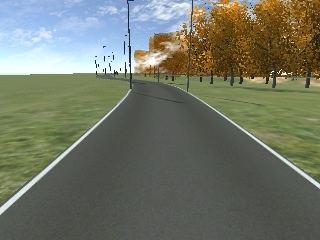
#> input picture detectline/outFrame/100.png, 320 x 240 px, given in place of outpy.avi, which was not available
$ python nhan_dien_duong_line.py   (older library calls are emulated)
#> lines starting #> are read from the running program, lines starting #| are printed output that depends on the picture; after the words box and inside, x2 and y2 are one past the last pixel; in counts of white or black regions, pixels touching at a corner belong together; pictures that were not available may be replaced by others from this repository, and a replacement may not be noted
### detectline/fillter.py
import cv2
import numpy as np


def region_of_interest(img):

    # Define a blank matrix that matches the image height/width.
    mask = np.zeros_like(img)

    # Create a match color with the same color channel counts.
    match_mask_color = 255


    # Fill inside the polygon
    #phia tren
    lower_left=[0,160]
    lower_right=[320,160]
    top_left=[80,100]
    top_right=[240,100]

    vertices = [np.array([lower_left,top_left,top_right,lower_right],dtype=np.int32)]

    cv2.fillPoly(mask, vertices, match_mask_color)

    #phia duoi
    lower_left=[0,240]
    lower_right=[320,240]
    top_left=[0,160]
    top_right=[320,160]

    vertices = [np.array([lower_left,top_left,top_right,lower_right],dtype=np.int32)]

    cv2.fillPoly(mask, vertices, match_mask_color)

    # Returning the image only where mask pixels match
    masked_image = cv2.bitwise_and(img.astype(int), mask.astype(int))

    return masked_image.astype(float)

def perspective_transform(img):
    """
    Execute perspective transform
    """
    img_size = (img.shape[1], img.shape[0])

    src = np.float32(
        [[0, 210],   #botton left
        [320, 210],  #botton right
        [122, 107],  #top left
        [200, 107]]) #top right
    dst = np.float32(
        [[100, 240],
        [220, 240],
        [100, 0],
        [220, 0]])

    m = cv2.getPerspectiveTransform(src, dst)
    m_inv = cv2.getPerspectiveTransform(dst, src)

    warped = cv2.warpPerspective(img, m, img_size, flags=cv2.INTER_LINEAR)
    unwarped = cv2.warpPerspective(warped, m_inv, (warped.shape[1], warped.shape[0]), flags=cv2.INTER_LINEAR)  # DEBUG

    return warped, unwarped, m, m_inv

def get_processed_img (img):
    hsv = cv2.cvtColor(img, cv2.COLOR_BGR2HSV).astype(np.float)

    minThreshold = np.array([0, 0, 180])
    maxThreshold = np.array([179, 30, 255])
    mask = cv2.inRange(hsv, minThreshold, maxThreshold)

    #cv2.imshow('mask',mask)

    minLaneInShadow = np.array([90, 43, 97])
    maxLaneInShadow = np.array([120, 100, 171])
    landShadow = cv2.inRange(hsv, minLaneInShadow, maxLaneInShadow)
    #cv2.imshow('landShadow',landShadow)

    res = np.bitwise_or(landShadow,mask)

    res_binary = np.ones_like(res).astype(np.uint8)
    res_binary = np.bitwise_and(res,res_binary)

    roi_binary = region_of_interest(res_binary)

    eyeBird_binary,_,_,_ = perspective_transform(roi_binary)

    return res_binary,roi_binary,eyeBird_binary

# [7 lines that do not run on import are left out]

### detectline/nhan_dien_duong_line.py
import numpy as np
import cv2
import matplotlib.pyplot as plt
import matplotlib.image as mpimg
from fillter import get_processed_img
import time
import math

#co gang lap day cac lo trong:
#dua vao diem dau va diem cuoi
def fill_points(points,distance_2Points=2):
	first_point_flag=False
	first_point=-1
	pos_first_point=-1
	conti=False
	for i in range(points.shape[0]):

		if (points[i][0] != -1) and (first_point_flag==False):
			first_point_flag = True
			pos_first_point = i
			first_point = points[i][0]
		if (points[i][0] != -1) and first_point_flag:
			if pos_first_point == i:
				continue
			for iPoint in range(distance_2Points):
				if (i+iPoint) >= points.shape[0]:
					conti = True
					break
				if (points[i+iPoint][0] == -1):
					first_point_flag=True
					pos_first_point = i
					first_point = points[i][0]
					continue

			if conti:
				conti=False
				continue

			if (i-pos_first_point) == 0:
				first_point_flag=False
				continue

			distance = (points[i][0] - first_point) / (i-pos_first_point)

			for j in range(pos_first_point+1, i):
				points[j][0] = points[j-1][0] + distance
			first_point_flag=False

#tim diem dau tien de bat dau tim line
#arr la histogram
#startPos la diem bat dau tim
#endPos la gioi han tim kiem
#left_or_right:
  #0 -> tim line trai
  #1 -> tim line phai
#step cang cao toc do cang nhanh -> chinh xac giam

def find_first_point (arr, startPos, endPos, left_or_right, windowLength_line=7, windowLength_empty=20, step=2, threshold_empty=15, threshold_line=50):
	#ben phai vi tri lan luot la:
	# ....00000012321....
	if left_or_right == 1: #nhan dien ben phai
		for iPos in range (0,endPos-startPos,step):
			#diem bat dau
			#tim phan khong co line truoc
			if (startPos+iPos+windowLength_empty-1) >= endPos:
				#vuot qua gioi han -> thoat luon
				return None,None
			sum_window_empty = np.sum(arr[startPos+iPos:startPos+iPos+windowLength_empty])
			#tim phan co line
			sum_wimdow_line=0
			if (startPos+iPos+windowLength_empty+windowLength_line-1 >= endPos):
				sum_wimdow_line=np.sum(arr[startPos+iPos+windowLength_empty:endPos])
				if sum_wimdow_line < threshold_line:
					#cham bien nhung khong tim thay line => thoat luon
					return None,None
			else:
				sum_wimdow_line=np.sum(arr[startPos+iPos+windowLength_empty:startPos+iPos+windowLength_empty+windowLength_line])

			if (sum_window_empty <= threshold_empty) and (sum_wimdow_line >= threshold_line):
				return (startPos+iPos+windowLength_empty-1) + int(windowLength_line/2), sum_wimdow_line

	#ben trai vi tri lan luot la:
	# ....12321000000....
	if left_or_right == 0: #nhan dien ben trai
		for iPos in range (0,endPos-startPos,step):
			#diem bat dau
			#tim phan khong co line truoc
			if (startPos+iPos+windowLength_line+windowLength_empty-1) >= endPos:
				#vuot qua gioi han -> thoat luon
				return None,None
			sum_window_empty = np.sum(arr[startPos+iPos+windowLength_line : startPos+iPos+windowLength_empty+windowLength_line])
			#tim phan co line
			sum_wimdow_line=0
			if (startPos+iPos+windowLength_line-1 >= endPos):
				sum_wimdow_line=np.sum(arr[startPos+iPos:endPos])
				if sum_wimdow_line < threshold_line:
					#cham bien nhung khong tim thay line => thoat luon
					return None,None
			else:
				sum_wimdow_line=np.sum(arr[startPos+iPos:startPos+iPos+windowLength_line])

			if (sum_window_empty <= threshold_empty) and (sum_wimdow_line >= threshold_line):
				return (startPos+iPos) + int(windowLength_line/2), sum_wimdow_line
	return None,None

def find_point_in_line (arr,start_point, left_or_right, step=1, distance_2Points=10, threshold_line=13, windowLength_line=7, threshold_empty=5, windowLength_empty=20):
	width = arr.shape[0]
	#line trai ...1230000...
	if left_or_right == 0: #line trai
		for iPos in range(0,distance_2Points+1,step):
			#side ben phai line==================================================

			#tinh empty
			#tranh vuot qua bien ben phai
			if (start_point+iPos+int(windowLength_line/2)+windowLength_empty) < width:
				#tong diem bat dau tinh empty => diem bat dau + windowLength_empty
				sum_window_empty=np.sum(arr[start_point+iPos+int(windowLength_line/2)+1 : start_point+iPos+int(windowLength_line/2)+1+windowLength_empty])

				#tinh diem line
				sum_wimdow_line=0
				#vuot qua bien ben trai
				if (start_point+iPos-int(windowLength_line/2)) < 0:
					sum_wimdow_line=np.sum(arr[0 : start_point+iPos+int(windowLength_line/2)+1])
				else:
					sum_wimdow_line=np.sum(arr[start_point+iPos-int(windowLength_line/2) : start_point+iPos+int(windowLength_line/2)+1])
				if (sum_window_empty <= threshold_empty) and (sum_wimdow_line >= threshold_line):
					return start_point+iPos

			#side ben trai line===================================================

			#tinh empty
			#tranh vuot qua bien ben phai
			if (start_point-iPos+int(windowLength_line/2)+windowLength_empty) < width:
				#tong diem bat dau tinh empty => diem bat dau + windowLength_empty
				sum_window_empty=np.sum(arr[start_point-iPos+int(windowLength_line/2)+1 : start_point-iPos+int(windowLength_line/2)+1+windowLength_empty])

				#tinh diem line
				#vuot qua bien ben trai
				sum_wimdow_line=0
				if (start_point-iPos-int(windowLength_line/2)) < 0:
					sum_wimdow_line=np.sum(arr[0 : start_point-iPos+int(windowLength_line/2)+1])
				else:
					sum_wimdow_line=np.sum(arr[start_point-iPos-int(windowLength_line/2) : start_point-iPos+int(windowLength_line/2)+1])
				if (sum_window_empty <= threshold_empty) and (sum_wimdow_line >= threshold_line):
					return start_point-iPos
	#line phai ...0000123...
	if left_or_right == 1: #line phai
		for iPos in range(0,distance_2Points+1,step):
			#side ben phai line==================================================

			#tinh empty
			start_pos_empty = start_point+iPos-int(windowLength_line/2)-windowLength_empty
			end_pos_empty = start_pos_empty+windowLength_empty
			#tranh vuot qua bien ben trai
			if (start_pos_empty < 0):
				start_pos_empty=0

			sum_window_empty=0
			#tranh vuot bien phai
			if (end_pos_empty <= width) and (end_pos_empty>=0):
				sum_window_empty = np.sum(arr[start_pos_empty:end_pos_empty])
				#neu thoa dieu kien khong phai line
				if (sum_window_empty <= threshold_empty):
					start_pos_line=end_pos_empty
					end_pos_line = start_pos_line + windowLength_line
					if end_pos_line > width:
						end_pos_line = width
					if (end_pos_line > start_pos_line):
						sum_wimdow_line = np.sum(arr[start_pos_line:end_pos_line])
						if (sum_wimdow_line >= threshold_line):
							return int((end_pos_line - start_pos_line)/2+start_pos_line)

			#side ben trai line==================================================

			#tinh empty
			start_pos_empty = start_point-iPos-int(windowLength_line/2)-windowLength_empty
			end_pos_empty = start_pos_empty+windowLength_empty
			#tranh vuot qua bien ben trai
			if (start_pos_empty < 0):
				start_pos_empty=0

			sum_window_empty=0
			#tranh vuot bien phai
			if (end_pos_empty <= width) and (end_pos_empty>=0):
				sum_window_empty = np.sum(arr[start_pos_empty:end_pos_empty])
				#neu thoa dieu kien khong phai line
				if (sum_window_empty <= threshold_empty):
					start_pos_line=end_pos_empty
					end_pos_line = start_pos_line + windowLength_line
					if end_pos_line > width:
						end_pos_line = width
					if (end_pos_line > start_pos_line):
						sum_wimdow_line = np.sum(arr[start_pos_line:end_pos_line])
						if (sum_wimdow_line >= threshold_line):
							return int((end_pos_line - start_pos_line)/2+start_pos_line)

	#deo' tim ra diem nao thoa
	return -1

#tim cac vi tri co the xuat hien cua duong line

def find_line (eyeBird_binary,nWindows,first_point, left_or_right, bottom_or_top):
	img_heigh = eyeBird_binary.shape[0]
	img_width = eyeBird_binary.shape[1]
	#chieu cao cua window
	window_heigh = int(img_heigh/nWindows)

	pre_line = first_point
	pre_line_pos = 1 #dung de gia tang pham vi tim kiem

	points_line=None
	nPoints_line=0

	for iWindow in range(1,nWindows+1):
		#neu tim tu bottom len
		sub_his=None
		if bottom_or_top == 0:
			sub_his = np.sum(eyeBird_binary[img_heigh - iWindow*window_heigh:img_heigh - (iWindow - 1)*window_heigh,:], axis=0)
		#neu tim tu top xuong
		if bottom_or_top == 1:
			sub_his = np.sum(eyeBird_binary[(iWindow-1)*window_heigh:iWindow*window_heigh,:], axis=0)
		x=find_point_in_line (arr=sub_his,start_point=pre_line, left_or_right=left_or_right,
								step=2, distance_2Points=30+(iWindow-pre_line_pos)*2,
								threshold_line=8, windowLength_line=7,
								threshold_empty=3, windowLength_empty=20)
		if points_line is None:
			if bottom_or_top == 0:
				y = img_heigh - window_heigh*iWindow
			if bottom_or_top == 1:
				y = window_heigh*iWindow
			points_line=np.array([[x,y]])
		else:
			if bottom_or_top == 0:
				y = img_heigh - window_heigh*iWindow
			if bottom_or_top == 1:
				y = window_heigh*iWindow
			coo = np.array([[x,y]])
			points_line = np.append(points_line,coo,axis=0) #them vao left line
		#cap nhat vi tri line moi
		if (x!=-1): #neu tim thay vi tri moi thi -> cap nhat
			pre_line = x
			pre_line_pos = iWindow
			nPoints_line += 1
	if (bottom_or_top==0):
		return points_line,nPoints_line
	if (bottom_or_top==1):
		#temp = points_line[::-1]
		return points_line[::-1],nPoints_line

#case = 0: ben trai truoc
#case = 1: ben phai truoc

#return left_line, right_line
#(None,None),(None,right_line),(left_line,None): neu khong nhan dien duoc diem dau

def get_line (eyeBird_binary,case,threshold_num_point=5):
	img_heigh = eyeBird_binary.shape[0]
	img_width = eyeBird_binary.shape[1]
	if case == 0:
		#lay tong cua nua phan duoi
		half_bottom_histogram = np.sum(eyeBird_binary[int(img_heigh/2):img_heigh,:], axis=0)
		#tim vi tri dau tien line ben trai
		#nua duoi ben trai -> 1/2
		left_x,_=find_first_point (arr=half_bottom_histogram,
				startPos=50,
				endPos=int(img_width/2)+50, left_or_right=0,
				windowLength_line=7, windowLength_empty=20, step=2,
				threshold_empty=15, threshold_line=50)
		if left_x is not None:
			#nua duoi ke tu line trai qua phai -> cuoi
			right_x,_=find_first_point (arr=half_bottom_histogram,
					startPos=left_x,
					endPos=img_width, left_or_right=1,
					windowLength_line=7, windowLength_empty=20, step=2,
					threshold_empty=15, threshold_line=50)
			#tim thay diem bat dau line phai
			if right_x is not None:
				#do line phai tu duoi len
				right_line, nRight = find_line (eyeBird_binary=eyeBird_binary,nWindows=16,first_point=right_x,
							left_or_right=1, bottom_or_top=0)
				#do line trai tu duoi len
				left_line, nLeft = find_line (eyeBird_binary=eyeBird_binary,nWindows=16,first_point=left_x,
							left_or_right=0, bottom_or_top=0)
				#kiem tra xem so diem do duoc co thoa threshold_num_point hay ko
				if nRight >= threshold_num_point and nLeft >= threshold_num_point:
					fill_points(left_line)
					fill_points(right_line)
					return left_line,right_line
				if nRight >= threshold_num_point:
					#fill_points(right_line)
					return None,right_line
				if nLeft >= threshold_num_point:
					#fill_points(left_line)
					return left_line,None

	if case == 1:
		#lay tong cua nua phan duoi
		half_bottom_histogram = np.sum(eyeBird_binary[int(img_heigh/2):img_heigh,:], axis=0)
		#tim vi tri dau tien line ben trai
		#nua duoi ben trai -> 1/2
		right_x,_=find_first_point (arr=half_bottom_histogram,
				startPos=int(img_width/2)-20,
				endPos=img_width, left_or_right=1,
				windowLength_line=7, windowLength_empty=20, step=2,
				threshold_empty=15, threshold_line=50)
		if right_x is not None:
			#nua duoi ke tu line trai qua phai -> cuoi
			left_x,_=find_first_point (arr=half_bottom_histogram,
					startPos=0,
					endPos=right_x, left_or_right=0,
					windowLength_line=7, windowLength_empty=20, step=2,
					threshold_empty=15, threshold_line=50)
			#tim thay diem bat dau line phai
			if left_x is not None:
				#do line phai tu duoi len
				right_line, nRight = find_line (eyeBird_binary=eyeBird_binary,nWindows=16,first_point=right_x,
							left_or_right=1, bottom_or_top=0)
				#do line trai tu duoi len
				left_line, nLeft = find_line (eyeBird_binary=eyeBird_binary,nWindows=16,first_point=left_x,
							left_or_right=0, bottom_or_top=0)
				#kiem tra xem so diem do duoc co thoa threshold_num_point hay ko
				if nRight >= threshold_num_point and nLeft >= threshold_num_point:
					fill_points(left_line)
					fill_points(right_line)
					return left_line,right_line
				if nRight >= threshold_num_point:
					#fill_points(right_line)
					return None,right_line
				if nLeft >= threshold_num_point:
					#fill_points(left_line)
					return left_line,None

	#khong thoa bat cu dieu gi
	return None,None

#tra ve 1 mang gom left line va right line
#
# left = ([[xleft,yleft],[x2,y2],...])
# right = ([[xright,yright],[x2,y2],...]), .... nWindows

def detect_line(eyeBird_binary,threshold_num_point=8):

	line_detect = np.dstack((eyeBird_binary, eyeBird_binary, eyeBird_binary))*255

	left_line, right_line = get_line (eyeBird_binary,case=0,threshold_num_point=threshold_num_point)

	if (left_line is not None) and (right_line is not None):
		for point_right, point_left in zip(right_line,left_line):
			cv2.circle(line_detect,(point_right[0],point_right[1]), 5, (0,255,0), -1)
			cv2.circle(line_detect,(point_left[0],point_left[1]), 5, (0,0,255), -1)

	else:
		left_line, right_line = get_line (eyeBird_binary,case=1,threshold_num_point=threshold_num_point)
		if (left_line is not None) and (right_line is not None):
			for point_right, point_left in zip(right_line,left_line):
				cv2.circle(line_detect,(point_right[0],point_right[1]), 5, (0,255,0), -1)
				cv2.circle(line_detect,(point_left[0],point_left[1]), 5, (0,0,255), -1)

	cv2.imshow('line_detect',line_detect)

	if left_line is None or right_line is None:
		return None,None
	fill_line_left=None
	fill_line_right=None
	for i in range(left_line.shape[0]):
		if (left_line[i][0] != -1):
			if (fill_line_left is not None):
				temp=np.array([[left_line[i][0],left_line[i][1]]])
				fill_line_left=np.append(fill_line_left,temp,axis=0)
			else:
				fill_line_left=np.array([[left_line[i][0],left_line[i][1]]])
		if (right_line[i][0] != -1):
			if (fill_line_right is not None):
				temp=np.array([[right_line[i][0],right_line[i][1]]])
				fill_line_right=np.append(fill_line_right,temp,axis=0)
			else:
				fill_line_right=np.array([[right_line[i][0],right_line[i][1]]])
	return fill_line_left,fill_line_right

cap = cv2.VideoCapture('outpy.avi')
if __name__ == '__main__':
	n=0
	#arr=np.array([[-1,0],[2,1],[3,2],[-1,3],[-1,4],[6,5],[-1,6],[-1,7]])
	#fill_points(arr)
	#print (arr)
	side=-1
	while(cap.isOpened()):
		stime = time.time()
		ret, image_np = cap.read()
#> image_np is the input picture: shape (240, 320, 3); mean B, G, R 102, 116.9, 113
		#image_np=cv2.imread('difficult.png')
		res_binary,roi_binary,eyeBird_binary=get_processed_img(image_np)
#> in get_processed_img, `hsv = cv2.cvtColor(img, cv2.COLOR_BGR2HSV).astype(np.float)`:
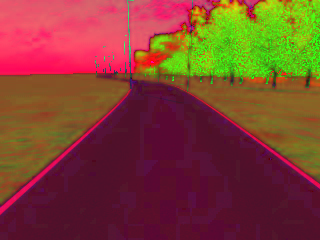
#> hsv: shape (240, 320, 3) float64; mean B, G, R 49.8, 65.3, 126.4
#> in get_processed_img, `mask = cv2.inRange(hsv, minThreshold, maxThreshold)`:
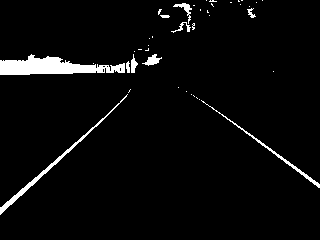
#> mask: shape (240, 320); 3.8% white; 41 white regions (31 under 20 px), largest, box (x1, y1, x2, y2) and area: (0, 54, 125, 75) 1510, (0, 94, 128, 215) 539, (201, 100, 320, 188) 322
#> in region_of_interest, `cv2.fillPoly(mask, vertices, match_mask_color)`:
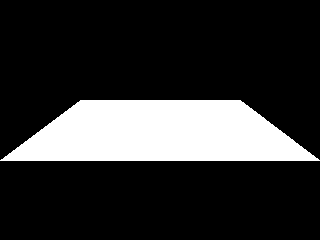
#> mask: shape (240, 320); 19.1% white; 1 white region, box (x1, y1, x2, y2) and area: (0, 100, 320, 161) 14680
#> in region_of_interest, `cv2.fillPoly(mask, vertices, match_mask_color)`:
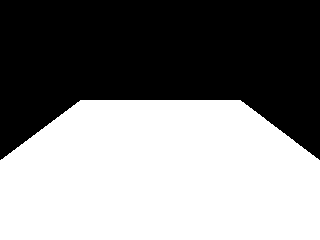
#> mask: shape (240, 320); 52% white; 1 black region, box (x1, y1, x2, y2) and area: (0, 0, 320, 160) 36840
#> in perspective_transform, `warped = cv2.warpPerspective(img, m, img_size, flags=cv2.INTER_LINEAR)`:
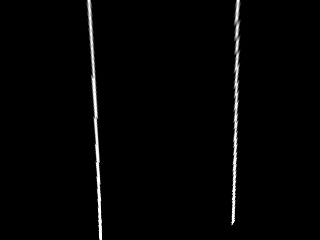
#> warped: shape (240, 320) float64; min 0, max 1, mean 0.0172
		img_heigh = eyeBird_binary.shape[0]
		img_width = eyeBird_binary.shape[1]

		detect_line(eyeBird_binary=eyeBird_binary,threshold_num_point=8)
#> in get_line, `half_bottom_histogram = np.sum(eyeBird_binary[int(img_heigh/2):img_hei..`: half_bottom_histogram = 320 values, max 86.75 at index 234, min 0 at index 0, mean 2
#> the loop in find_first_point, `for iPos in range (0,endPos-startPos,step):` made 24 passes
#> (sum_window_empty, sum_wimdow_line) on passes 1 to 8: (0, 0), (0, 0), (0, 0), (0, 0), (0, 0), (0, 0), (0, 0), (0, 0)
#> in get_line, `left_x,_=find_first_point (arr=half_bottom_histogram, startPos=50, end..`: left_x = 99
#> the loop in find_first_point, `for iPos in range (0,endPos-startPos,step):` made 55 passes
#> in get_line, `right_x,_=find_first_point (arr=half_bottom_histogram, startPos=left_x..`: right_x = 229
#> the loop in find_line, `for iWindow in range(1,nWindows+1):` made 16 passes
#> (x, coo, pre_line) on passes 5 to 12: (231, [[231, 165]], 231), (231, [[231, 150]], 231), (231, [[231, 135]], 231), (231, [[231, 120]], 231), (233, [[233, 105]], 233), (233, [[233, 90]], 233), (233, [[233, 75]], 233), (233, [[233, 60]], 233)
#> after the loop in find_line, `for iWindow in range(1,nWindows+1):`: nPoints_line = 15; points_line = 16 rows, first 8: [-1, 225], [229, 210], [229, 195], [231, 180], [231, 165], [231, 150], [231, 135], [231, 120]
#> in get_line, `right_line, nRight = find_line (eyeBird_binary=eyeBird_binary,nWindows..`: right_line has the same summary as points_line in find_line; nRight = 15
#> the loop in find_line (call 2), `for iWindow in range(1,nWindows+1):` made 16 passes
#> (x, coo, pre_line) on passes 5 to 12: (99, [[99, 165]], 99), (99, [[99, 150]], 99), (99, [[99, 135]], 99), (99, [[99, 120]], 99), (99, [[99, 105]], 99), (97, [[97, 90]], 97), (97, [[97, 75]], 97), (97, [[97, 60]], 97)
#> after the loop in find_line (call 2), `for iWindow in range(1,nWindows+1):`: nPoints_line = 16; points_line = 16 rows, first 8: [99, 225], [99, 210], [99, 195], [99, 180], [99, 165], [99, 150], [99, 135], [99, 120]
#> in get_line, `left_line, nLeft = find_line (eyeBird_binary=eyeBird_binary,nWindows=1..`: left_line has the same summary as points_line in find_line; nLeft = 16
#> the loop in fill_points, `for i in range(points.shape[0]): ` made 16 passes
#> after the loop in fill_points, `for i in range(points.shape[0]):`: distance = 0; points has the same summary as points_line in find_line
#> the loop in fill_points (call 2), `for i in range(points.shape[0]): ` made 16 passes
#> after the loop in fill_points (call 2), `for i in range(points.shape[0]):`: points = 16 rows, first 8: [-1, 225], [229, 210], [229, 195], [231, 180], [231, 165], [231, 150], [231, 135], [231, 120]
#> in detect_line, `left_line, right_line = get_line (eyeBird_binary,case=0,threshold_num_..`: left_line has the same summary as points_line in find_line; right_line has the same summary as points in fill_points
#> the loop in detect_line, `for point_right, point_left in zip(right_line,left_line):` made 16 passes
#> (point_right, point_left) on passes 1 to 8: ([-1, 225], [99, 225]), ([229, 210], [99, 210]), ([229, 195], [99, 195]), ([231, 180], [99, 180]), ([231, 165], [99, 165]), ([231, 150], [99, 150]), ([231, 135], [99, 135]), ([231, 120], [99, 120])
#> after the loop in detect_line, `for point_right, point_left in zip(right_line,left_line):`:
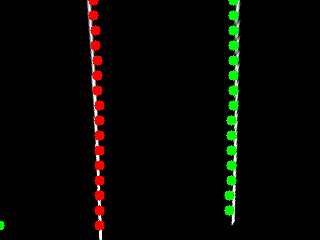
#> line_detect: shape (240, 320, 3) float64; mean of channels 0, 1, 2 2.4, 6.4, 6.6; drawn as B, G, R
#> in detect_line, `cv2.imshow('line_detect',line_detect)`:
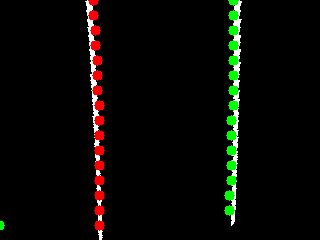
#> window 'line_detect': shape (240, 320, 3); mean B, G, R 4.4, 8.5, 8.6
#> the loop in detect_line, `for i in range(left_line.shape[0]):` made 16 passes
#> (fill_line_left, fill_line_right) on passes 2 to 4: ([[99, 225], [99, 210]], [[229, 210]]), ([[99, 225], [99, 210], [99, 195]], [[229, 210], [229, 195]]), ([[99, 225], [99, 210], [99, 195], [99, 180]], [[229, 210], [229, 195], [231, 180]])

		cv2.imshow('raw',image_np)
		#print ('{} FPS'.format(1.0/(time.time() - stime)))

		if cv2.waitKey(1) & 0xFF == ord('q'):
#> (key q is pressed here)
			break
	cap.release()
	cv2.destroyAllWindows()
